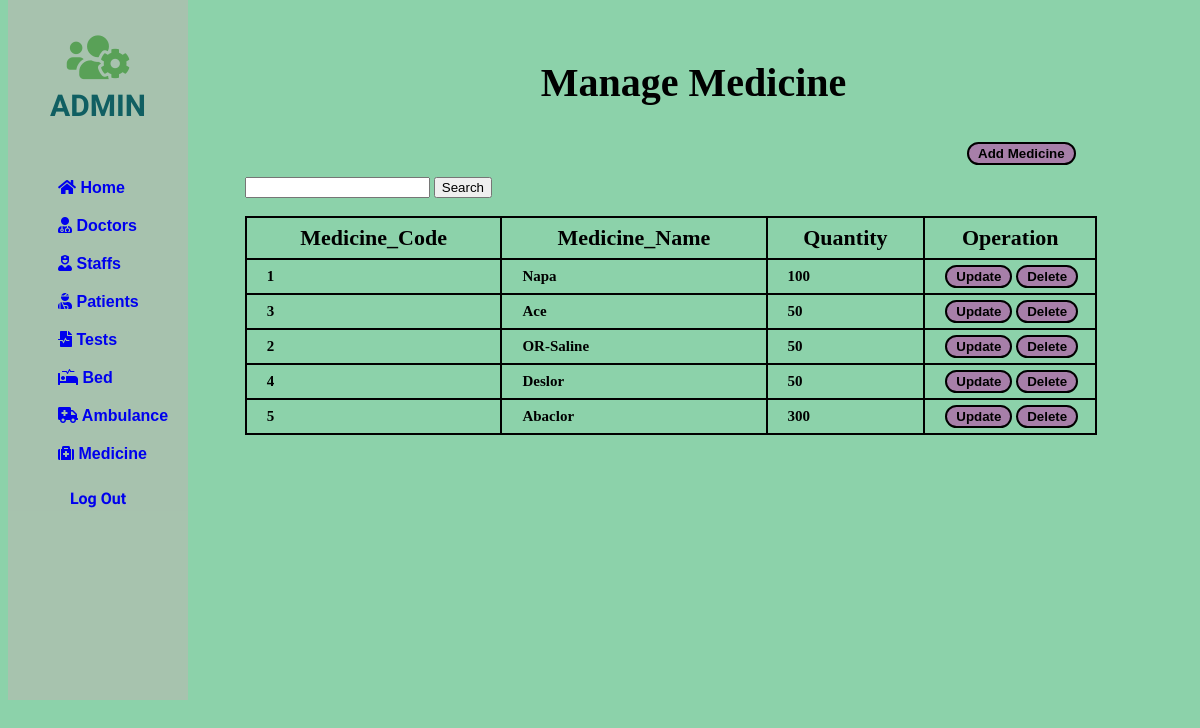
The app's page /php/medicine/medicine.php with its own data.
### tables this page shows
CREATE TABLE IF NOT EXISTS `medicine` (
  `M_Code` int(11) NOT NULL,
  `M_Name` varchar(225) NOT NULL,
  `Quantity` int(11) NOT NULL,
  PRIMARY KEY (`M_Code`),
  UNIQUE KEY `M_Code` (`M_Code`),
  UNIQUE KEY `M_Name` (`M_Name`)
);

### php/medicine/medicine.php (the view, shortened to what this page needs)
<!DOCTYPE html>
<html lang="en">
<head>
    <link rel="stylesheet" href="https://use.fontawesome.com/releases/v5.15.4/css/all.css">
</head>
<body>
    <div class="slidebar">
        <header>
            <span>
                <i class="fas fa-users-cog"></i><br>
            </span>
            ADMIN
        </header>
        <ul>
            <li>
                <a href="/php/home.php"><i class="fas fa-home"></i> Home</a>
            </li>
            <li>
                <a href="/php/Doctor/doctor.php"><i class="fas fa-user-md"></i> Doctors</a>
            </li>
            <li>
                <a href="/php/staff/staff.php"><i class="fas fa-user-nurse"></i> Staffs</a>
            </li>
            <li>
                <a href="/php/patient/patient.php"><i class="fas fa-user-injured"></i> Patients</a>
            </li>
            <li>
                <a href="/php/test/test.php"><i class="fas fa-file-medical-alt"></i> Tests</a>
            </li>
            <li>
                <a href="/php/bed/bed.php"><i class="fas fa-procedures"></i> Bed</a>
            </li>
            <li>
                <a href="/php/Ambulence/ambulence.php"><i class="fas fa-ambulance"></i> Ambulance</a>
            </li>
            <li>
                <a href="/php/medicine/medicine.php"><i class="fas fa-medkit"></i> Medicine</a>
            </li>
        </ul>
        <div>
            <a style="text-decoration: none;" href="/php/index.php">
                <div class="logout">
                    Log Out
                </div>
            </a>
        </div>
    </div>
    <div class="container">
        <div class="row">
            <div style="margin-left: 45%; margin-top: 5%;">
                <h2>Manage <b>Medicine</b></h2>
            </div>
            <div style="margin-left: 81%; margin-top: 3%;">
                <button><a href="/php/medicine/add-medicine.php">Add Medicine</a></button>
            </div>
        </div>
    </div>
    <div class="card-body">
        <div style="margin-left: 20%; margin-top: 1%;">
         <form method="post" action="search.php">
                <input type="text" name="search" required />
                <input type="submit" value="Search" />
            </form>
            <br>
            <table id="dataTable" width="90%" cellspacing="10">
                <thead>
                    <tr>
                        <th> Medicine_Code </th>
                        <th> Medicine_Name </th>
                        <th> Quantity </th>
                        <th> Operation </th>
                    </tr>
                </thead>
                <tbody>
                    <?php
                    include 'db_conn.php';
                    $sql = " SELECT * FROM medicine LIMIT 5";
                    $query = mysqli_query($conn, $sql);
                    while ($Patient_data = mysqli_fetch_array($query)) {
                    ?>
                        <tr>
                            <td><b><?php echo $Patient_data['M_Code']; ?></b></td>
                            <td><?php echo $Patient_data['M_Name']; ?></td>
                            <td><?php echo $Patient_data['Quantity'];  ?></td>
                            <td style="width: 140px;">
                                <button> <a href="/php/medicine/update.php?M_Code=<?php echo $Patient_data['M_Code'];  ?>" class="btn btn-success"><b>Update</b></a></button>
                                <button><a href="/php/medicine/Delete.php?M_Code=<?php echo $Patient_data['M_Code']; ?>" class="btn btn-danger"><b>Delete</b></a></button>
                            </td>
                        </tr>
                    <?php
                    }
                    ?>
                </tbody>
            </table>
        </div>
    </div>
</body>
</html>

### php/medicine/medicine.php (style rules this page uses)
body { background: rgba(96, 193, 138, 0.722); }
.slidebar { border: 20px; width: 15%; height: 700px; position: fixed; top: 0px; background-color: rgba(195, 179, 179, 0.493); }
.slidebar header { padding: 30px 10px; text-align: center; font-family: 'Mochiy Pop P One', sans-serif; font-size: 30px; font-weight: bolder; color: rgb(16, 95, 98); }
.slidebar header span { font-size: 50px; color: rgb(89, 161, 87); }
.slidebar ul li { list-style: none; padding: 10px; font-family: 'Lucida Sans', 'Lucida Sans Regular', 'Lucida Grande', 'Lucida Sans Unicode', Geneva, Verdana, sans-serif; font-weight: bolder; }
.slidebar ul li a { text-decoration: none; }
table, th, td { border: 1px solid black; border-collapse: collapse; }
h2 { font-size: 40px; }
table { border: 2px solid black; }
th { padding: 7px; border: 2px solid black; font-size: 22px; }
td { border: 2px solid black; padding: 5px 10px 5px 20px; font-size: 15px; font-weight: bolder; }
button { border: solid 2px black; border-radius: 15px; padding: 2px 6px; background-color: rgb(167, 127, 169); }
button a { text-decoration: none; color: black; font-weight: bolder; padding: 2px 3px; }
.logout { text-align: center; margin-top: 10px; font-family: 'Mochiy Pop P One', sans-serif; font-weight: bolder; }

### records on screen
medicine: M_Code "1", M_Name "Napa", Quantity "100"
medicine: M_Code "3", M_Name "Ace", Quantity "50"
medicine: M_Code "2", M_Name "OR-Saline", Quantity "50"
medicine: M_Code "4", M_Name "Deslor", Quantity "50"
medicine: M_Code "5", M_Name "Abaclor", Quantity "300"
